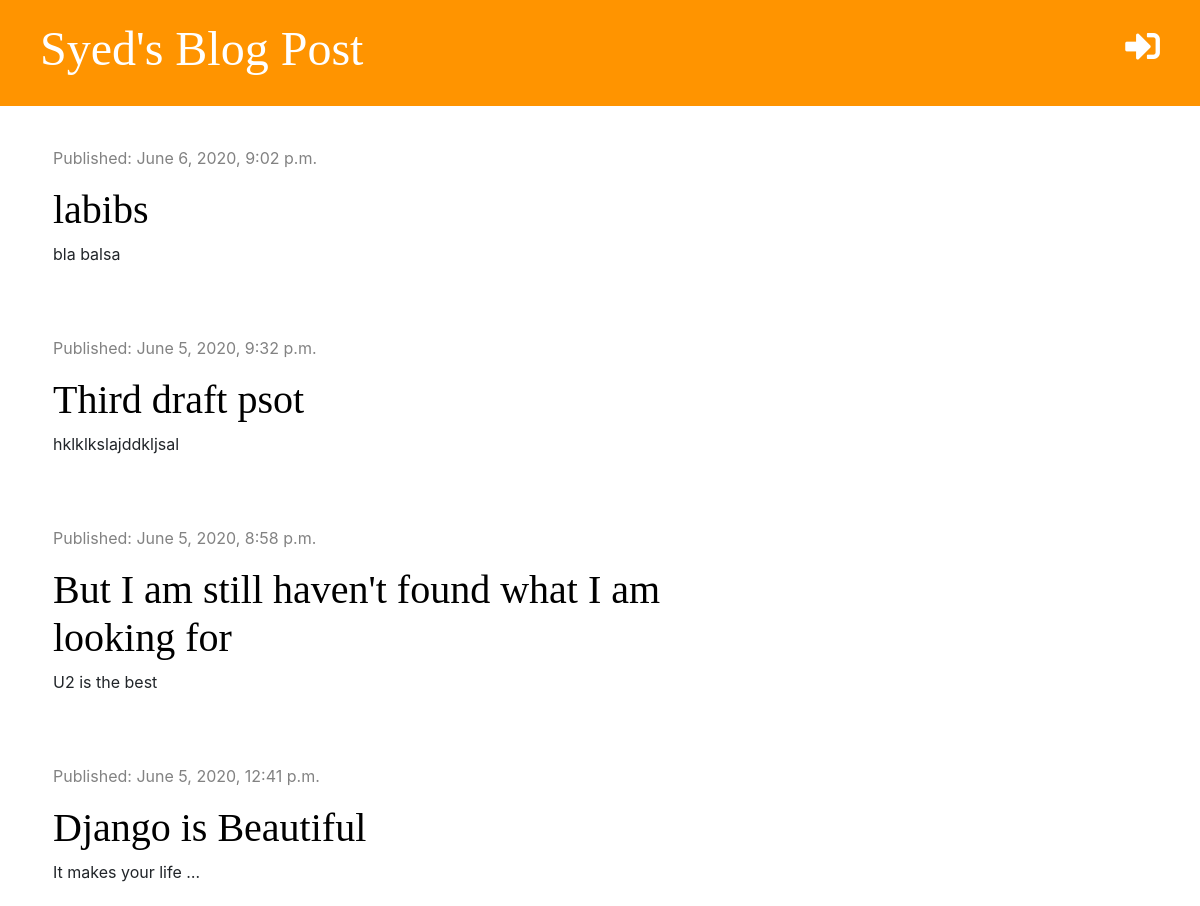
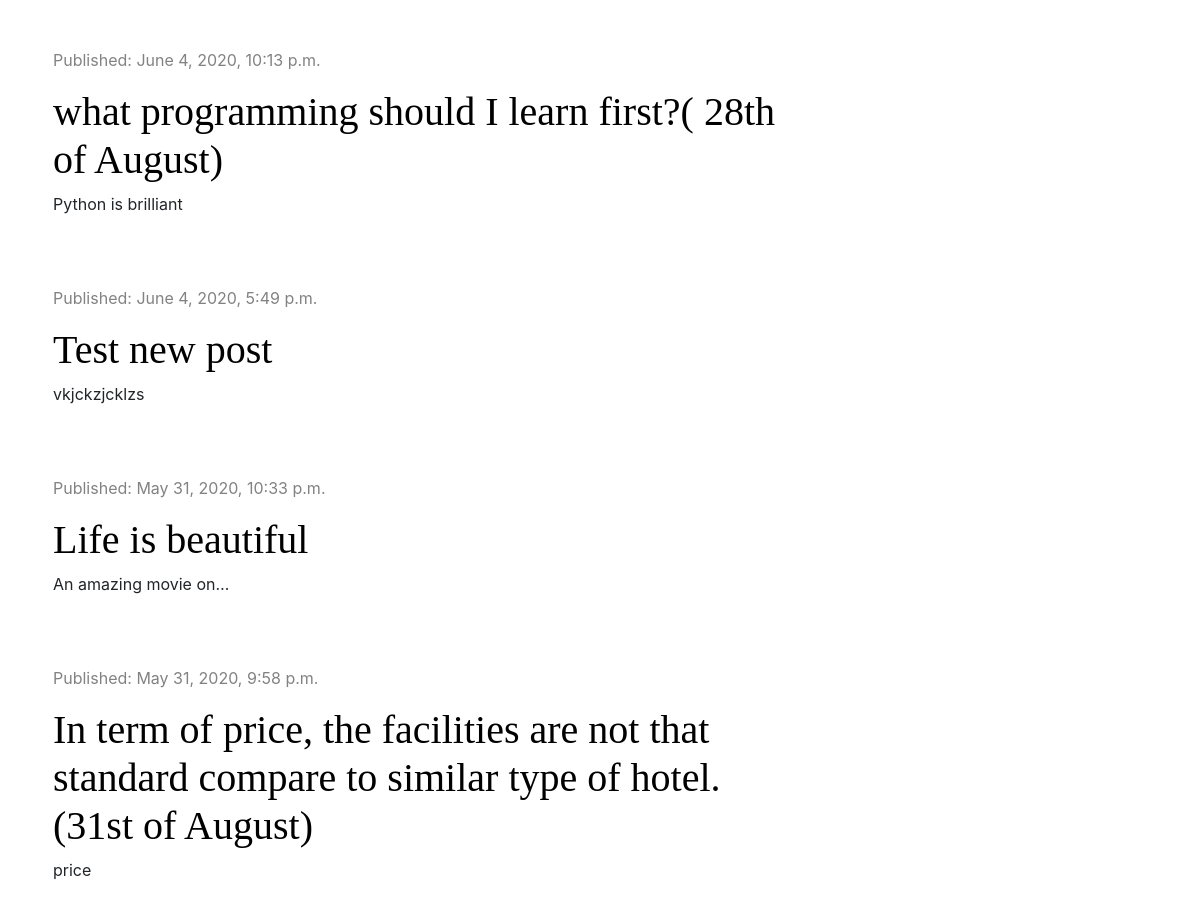
The page / on the database its author committed (2 pictures, top to bottom).
### blog/models.py (models this page shows, shortened)
class Post(models.Model):
    auther=models.ForeignKey('auth.User',on_delete=models.CASCADE)
    title=models.CharField(max_length=200)
    text=models.TextField()
    created_date=models.DateTimeField(default=timezone.now)
    published_date=models.DateTimeField( blank=True, null=True)

### blog/views.py (the view)
# urls.py: path('',views.post_list,name='post_list'),
def post_list(request):
    posts= Post.objects.filter(published_date__lte=timezone.now()).order_by('-published_date')
    stuff_for_frontend={'posts':posts}
    return render(request,'blog/post_list.html', stuff_for_frontend)

### blog/templates/blog/post_list.html (shortened to what this page needs)
{% extends 'blog/base.html'%}
{% block content %}
    {%for post in posts %}
    <div class='post'>
        <div class="date">
            <p> Published: {{post.published_date}}</p>
        </div>
       <h2><a href="{% url 'post_detail' pk=post.pk %}"> {{post.title}} </a> </h2>
       <p> {{post.text|truncatechars:20 |linebreaksbr}}</p>
    </div>
    {%endfor%}
{% endblock %}

### blog/static/css/blog.css (style rules this page uses)
h1,h2,h3,h4 { font-family: 'Tangerine:bold,bolditalic','Inconsolata:italic','Droid+Sans', serif; font-size: 40px; }
.date { color: #828282; }
.post { margin-top: 40px; margin-bottom: 70px; }
.post h1,h2 a { color: #000000; }

### rows shown on the page
Post: published_date "June 6, 2020, 9:02 p.m.", title "labibs", text "bla balsa"
Post: published_date "June 5, 2020, 9:32 p.m.", title "Third draft psot", text "hklklkslajddkljsal"
Post: published_date "June 5, 2020, 8:58 p.m.", title "But I am still haven't found what I am looking for", text "U2 is the best"
Post: published_date "June 5, 2020, 12:41 p.m.", title "Django is Beautiful", text "It makes your life …"
Post: published_date "June 4, 2020, 10:13 p.m.", title "what programming should I learn first?( 28th of August)", text "Python is brilliant"
Post: published_date "June 4, 2020, 5:49 p.m.", title "Test new post", text "vkjckzjcklzs"
Post: published_date "May 31, 2020, 10:33 p.m.", title "Life is beautiful", text "An amazing movie on…"
Post: published_date "May 31, 2020, 9:58 p.m.", title "In term of price, the facilities are not that standard compare to similar type of hotel.(31st of August)", text "price"
